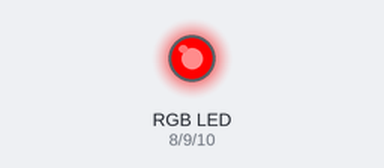
Bench run of a sketch on a simulated Arduino Uno, built with avr-gcc and run on an emulated ATmega328P. Shown: an RGB LED mixed from three pins (HIGH = lit).

Above: at 0.5 s.
At 2.5 s:
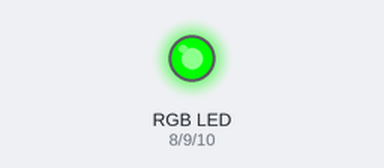
At 4.5 s:
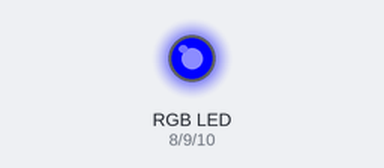
At 8.5 s:
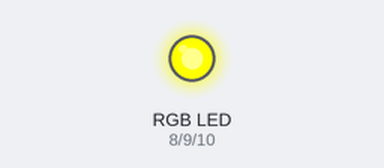
At 12.5 s:
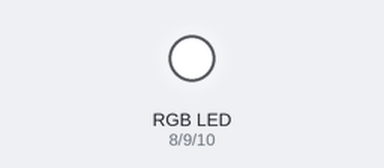
At 17.5 s:
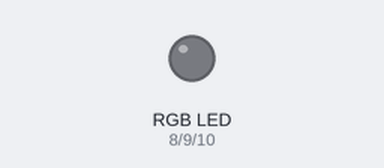
Timing chart, 0 to 18.2 s (numbered marks = the images above):
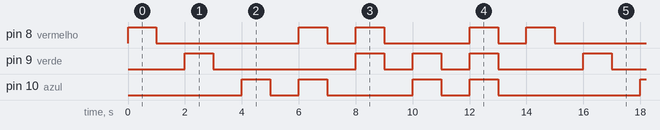

The sketch:

common_cathode_rgb_led.ino
```cpp
int azul = 10;
int verde = 9;
int vermelho = 8;
const int interval = 1000;

#define red 1
#define green 2
#define blue 4
#define purple red | blue
#define yellow red | green
#define cyan green | blue
#define white red | green | blue


void setup() {
  pinMode(azul, OUTPUT);
  pinMode(verde, OUTPUT);
  pinMode(vermelho, OUTPUT);

  digitalWrite(azul, LOW);
  digitalWrite(verde, LOW);
  digitalWrite(vermelho, LOW);
}
void loop() {
  blink(red);
  blink(green);
  blink(blue);
  blink(purple);
  blink(yellow);
  blink(cyan);
  blink(white);
}

void blink(int mask) {
  if (mask & red) digitalWrite(vermelho, HIGH);
  if (mask & green) digitalWrite(verde, HIGH);
  if (mask & blue) digitalWrite(azul, HIGH);
  delay(interval);
  if (mask & red) digitalWrite(vermelho, LOW);
  if (mask & green) digitalWrite(verde, LOW);
  if (mask & blue) digitalWrite(azul, LOW);
  delay(interval);
}
```

Measured:
- by itself, pin 8 (vermelho): repeats every 14.0 s: LOW 5.0 s, HIGH 1.0 s, LOW 1.0 s, HIGH 1.0 s, LOW 3.0 s, HIGH 1.0 s, LOW 1.0 s, HIGH 1.0 s
- by itself, pin 9 (verde): repeats every 14.0 s: LOW 5.0 s, 2 × (HIGH 1.0 s, LOW 1.0 s), HIGH 1.0 s, LOW 3.0 s, HIGH 1.0 s
- by itself, pin 10 (azul): repeats every 14.0 s: LOW 1.0 s, HIGH 1.0 s, LOW 3.0 s, HIGH 1.0 s, LOW 1.0 s, HIGH 1.0 s, LOW 5.0 s, HIGH 1.0 s
